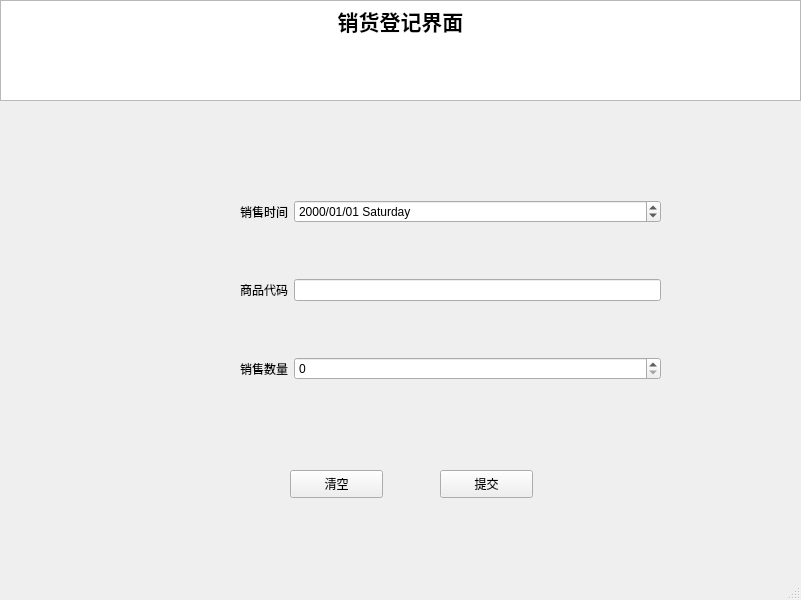
<?xml version="1.0" encoding="UTF-8"?>
<ui version="4.0">
 <class>SaleRegisterWindow</class>
 <widget class="QMainWindow" name="SaleRegisterWindow">
  <property name="geometry">
   <rect>
    <x>0</x>
    <y>0</y>
    <width>801</width>
    <height>600</height>
   </rect>
  </property>
  <property name="windowTitle">
   <string>商品注册</string>
  </property>
  <widget class="QWidget" name="centralwidget">
   <widget class="QTextBrowser" name="textBrowser">
    <property name="geometry">
     <rect>
      <x>0</x>
      <y>0</y>
      <width>801</width>
      <height>101</height>
     </rect>
    </property>
    <property name="html">
     <string>&lt;!DOCTYPE HTML PUBLIC &quot;-//W3C//DTD HTML 4.0//EN&quot; &quot;http://www.w3.org/TR/REC-html40/strict.dtd&quot;&gt;
&lt;html&gt;&lt;head&gt;&lt;meta name=&quot;qrichtext&quot; content=&quot;1&quot; /&gt;&lt;style type=&quot;text/css&quot;&gt;
p, li { white-space: pre-wrap; }
&lt;/style&gt;&lt;/head&gt;&lt;body style=&quot; font-family:'SimSun'; font-size:9pt; font-weight:400; font-style:normal;&quot;&gt;
&lt;p align=&quot;center&quot; style=&quot; margin-top:0px; margin-bottom:0px; margin-left:0px; margin-right:0px; -qt-block-indent:0; text-indent:0px;&quot;&gt;&lt;span style=&quot; font-size:16pt; font-weight:600;&quot;&gt;销货登记界面&lt;/span&gt;&lt;/p&gt;&lt;/body&gt;&lt;/html&gt;</string>
    </property>
   </widget>
   <widget class="QPushButton" name="Submit_PushButton">
    <property name="geometry">
     <rect>
      <x>440</x>
      <y>470</y>
      <width>93</width>
      <height>28</height>
     </rect>
    </property>
    <property name="text">
     <string>提交</string>
    </property>
   </widget>
   <widget class="QPushButton" name="Clear_PushButton">
    <property name="geometry">
     <rect>
      <x>290</x>
      <y>470</y>
      <width>93</width>
      <height>28</height>
     </rect>
    </property>
    <property name="text">
     <string>清空</string>
    </property>
   </widget>
   <widget class="QWidget" name="layoutWidget">
    <property name="geometry">
     <rect>
      <x>240</x>
      <y>150</y>
      <width>421</width>
      <height>281</height>
     </rect>
    </property>
    <layout class="QGridLayout" name="gridLayout">
     <item row="2" column="0">
      <widget class="QLabel" name="Quantity_Label">
       <property name="text">
        <string>销售数量</string>
       </property>
      </widget>
     </item>
     <item row="2" column="1">
      <widget class="QSpinBox" name="Quantity_SpinBox"/>
     </item>
     <item row="0" column="0">
      <widget class="QLabel" name="Time_Label">
       <property name="text">
        <string>销售时间</string>
       </property>
      </widget>
     </item>
     <item row="0" column="1">
      <widget class="QDateEdit" name="dateEdit">
       <property name="displayFormat">
        <string>yyyy/MM/dd dddd</string>
       </property>
      </widget>
     </item>
     <item row="1" column="0">
      <widget class="QLabel" name="WareID_Label">
       <property name="text">
        <string>商品代码</string>
       </property>
      </widget>
     </item>
     <item row="1" column="1">
      <widget class="QLineEdit" name="WareID_LineEdit"/>
     </item>
    </layout>
   </widget>
  </widget>
  <widget class="QMenuBar" name="menubar">
   <property name="geometry">
    <rect>
     <x>0</x>
     <y>0</y>
     <width>801</width>
     <height>26</height>
    </rect>
   </property>
  </widget>
  <widget class="QStatusBar" name="statusbar"/>
 </widget>
 <resources/>
 <connections/>
</ui>
